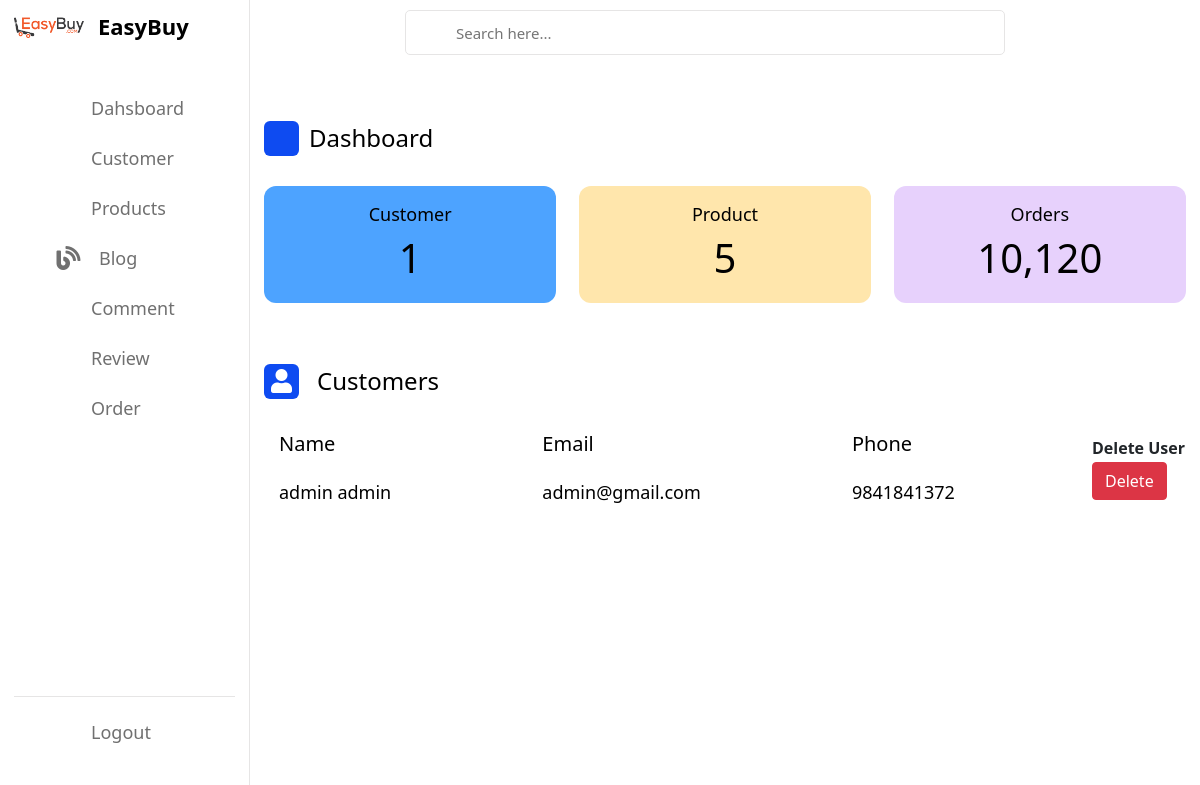
Page /home/view-customer on the earlier database version.
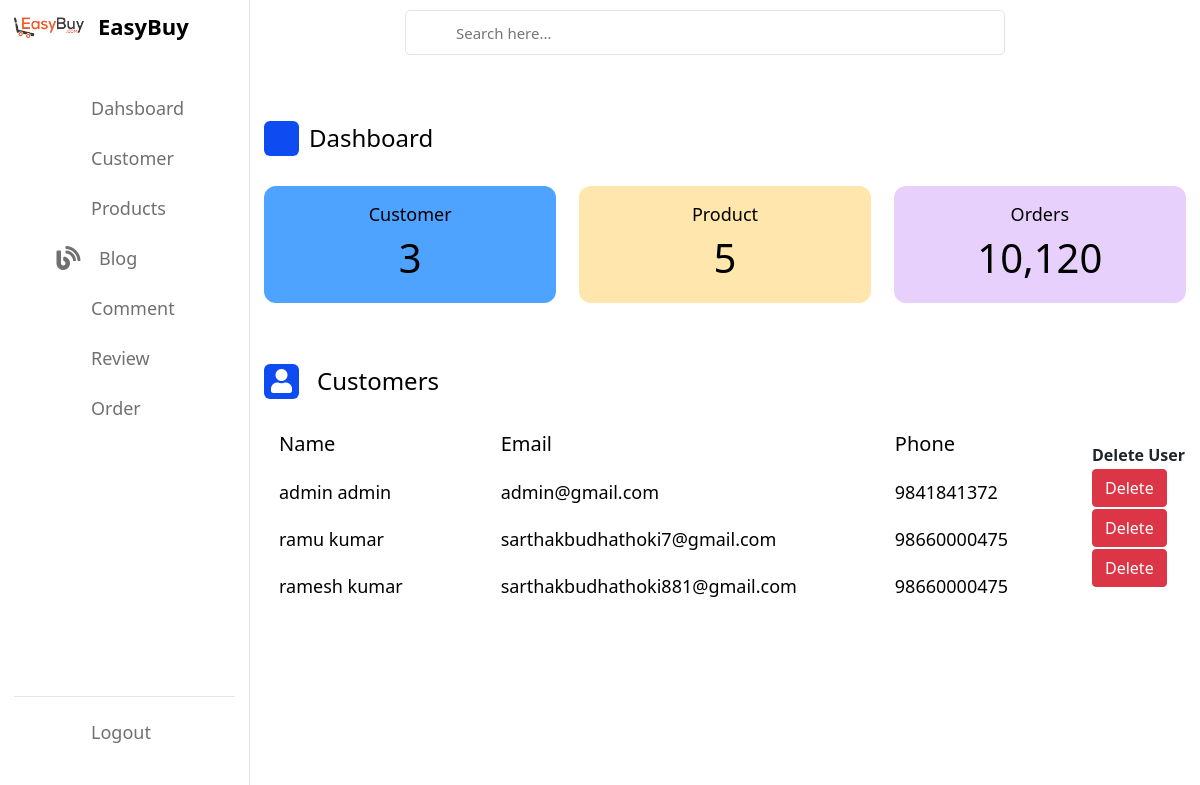
Same page on the later database version.
### Home/models.py (models this page shows, shortened)
class Customer(models.Model):
    id=models.AutoField(auto_created=True,primary_key=True)
    user = models.OneToOneField(User,null=True, on_delete=models.CASCADE)
    first_name = models.CharField(max_length=50)
    last_name = models.CharField(max_length=50)
    phone = models.CharField(max_length=15)
    email = models.EmailField()
    password = models.CharField(max_length=500)

### Home/views.py (the view)
# urls.py: path('view-customer', views.view_customer, name='view-customer'),
def view_customer(request):
    User = get_user_model()
    user_data = Customer.objects.all()
    usercount = Customer.objects.all().count()
    productcount = Product.objects.all().count()
    data = {
        'usercount':usercount,
        'productcount':productcount,
        'Customer':user_data
    }
    return render(request,'admin/view_customer.html',data)

### templates/admin/view_customer.html (shortened to what this page needs)
{% extends 'admin/admindashboard.html' %}
{% block content %}
{% load static %}
<div class="activity">
    <div class="title">
        <i class="fas fa-user me-2">    </i>
        <span class="text">Customers</span>
    </div>
    <div class="activity-data">
        <div class="data names">
            <span class="data-title">Name</span>
            {% for c in Customer %}
            <span class="data-list">{{c.first_name}} {{c.last_name}}</span>
            {% endfor %}
        </div>
        <div class="data email">
            <span class="data-title">Email</span>
            {% for c in Customer %}
            <span class="data-list">{{c.email}}</span>
            {% endfor %}
        </div>
        <div class="data joined">
            <span class="data-title">Phone</span>
            {% for c in Customer %}
            <span class="data-list">{{c.phone}}</span>
            {% endfor %}
        </div>
        <table>
            <thead>
                <tr>
                    <th>Delete User</th>
                </tr>
            </thead>
            {% for c in Customer %}
            <tr>
                <td><a class="btn btn-danger btn-xs" href="/delete_customer/{{c.id}}">Delete</a></td>
            {% endfor %}
            </tr>
        </table>
    </div>
</div>
</div>
{%endblock content%}

### templates/admin/admindashboard.html (shortened to what this page needs)
<!DOCTYPE html>
<html lang="en">
<head>
    <link href="https://cdn.jsdelivr.net/npm/bootstrap@5.0.0-beta3/dist/css/bootstrap.min.css" rel="stylesheet" />
    <link rel="stylesheet" href="https://cdnjs.cloudflare.com/ajax/libs/font-awesome/5.15.3/css/all.min.css" />
    <link rel="stylesheet" href="/static/css/admindashboard.css"/>
    <link rel="stylesheet" href="https://unicons.iconscout.com/release/v4.0.0/css/line.css">
</head>
<nav class="adminnav">
    <div class="logo-name">
        <div class="logo-image">
            <img src="static/images/logo.png" alt="">
        </div>
        <span class="logo_name">EasyBuy</span>
    </div>
    <div class="menu-items">
        <ul class="nav-links">
            <li><a href="{% url 'admindashboard' %}">
                <i class="uil uil-estate"></i>
                <span class="link-name">Dahsboard</span>
            </a></li>
            <li><a href={% url 'view-customer' %}>
                <i class="uil uil-user"></i>
                <span class="link-name">Customer</span>
            </a></li>
            <li><a href="{% url 'view-product' %}">
                <i class="uil uil-gift"></i>
                <span class="link-name">Products</span>
            </a></li>
            <li><a href="{% url 'view-blog' %}">
                <i class="fas fa-blog me-2"></i>
                <span class="link-name">Blog</span>
            </a></li>
            <li><a href="{% url 'view-comment' %}">
                <i class="uil uil-comments"></i>
                <span class="link-name">Comment</span>
            </a></li>
            <li><a href="{% url 'view-review' %}">
                <i class="uil uil-star"></i>
                <span class="link-name">Review</span>
            </a></li>
            <li><a href="#">
                <i class="uil uil-bookmark"></i>
                <span class="link-name">Order</span>
            </a></li>
        </ul>
        <ul class="logout-mode">
            <li><a href="#">
                <i class="uil uil-signout"></i>
                <span class="link-name">Logout</span>
            </a></li>
        </ul>
    </div>
</nav>
<section class="dashboard">
    <div class="top">
        <div class="search-box">
            <input type="text" placeholder="Search here...">
        </div>
    </div>
    <div class="dash-content">
        <div class="overview">
            <div class="title">
                <i class="uil uil-tachometer-fast-alt"></i>
                <span class="text">Dashboard</span>
            </div>
            <div class="boxes">
                <div class="box box1">
                    <span class="text">Customer</span>
                    <span class="number">{{usercount}}</span>
                </div>
                <div class="box box2">
                    <span class="text">Product</span>
                    <span class="number">{{ productcount }}</span>
                </div>
                <div class="box box3">
                    <span class="text">Orders</span>
                    <span class="number">10,120</span>
                </div>
            </div>
        </div>
        {% block content%} {%endblock content%}
</section>

### static/css/admindashboard.css (style rules this page uses)
:root { --primary-color: #0E4BF1; --panel-color: #FFF; --text-color: #000; --black-light-color: #707070; --border-color: #e6e5e5; --toggle-color: #DDD; --box1-color: #4DA3FF; --box2-color: #FFE6AC; --box3-color: #E7D1FC; --title-icon-color: #fff; --tran-05: all 0.5s ease; --tran-03: all 0.3s ease; --tran-03: all 0.2s ease; }
.adminnav { position: fixed; top: 0; left: 0; height: 100%; width: 250px; padding: 10px 14px; background-color: var(--panel-color); border-right: 1px solid var(--border-color); transition: var(--tran-05); }
.adminnav .logo-name { display: flex; align-items: center; }
.adminnav .logo-image { display: flex; justify-content: center; min-width: 45px; }
.adminnav .logo-image img { width: 70px; object-fit: cover; }
.adminnav .logo-name .logo_name { font-size: 22px; font-weight: 600; color: var(--text-color); margin-left: 14px; transition: var(--tran-05); }
.adminnav .menu-items { margin-top: 40px; height: calc(100% - 90px); display: flex; flex-direction: column; justify-content: space-between; }
.menu-items li { list-style: none; }
.menu-items li a { display: flex; align-items: center; height: 50px; text-decoration: none; position: relative; }
.menu-items li a i { font-size: 24px; min-width: 45px; height: 100%; display: flex; align-items: center; justify-content: center; color: var(--black-light-color); }
.menu-items li a .link-name { font-size: 18px; font-weight: 400; color: var(--black-light-color); transition: var(--tran-05); }
.menu-items .logout-mode { padding-top: 10px; border-top: 1px solid var(--border-color); }
.dashboard { position: relative; left: 250px; background-color: var(--panel-color); min-height: 100vh; width: calc(100% - 250px); padding: 10px 14px; transition: var(--tran-05); }
.dashboard .top { position: fixed; top: 0; left: 250px; display: flex; width: calc(100% - 250px); justify-content: space-between; align-items: center; padding: 10px 14px; background-color: var(--panel-color); transition: var(--tran-05); z-index: 10; }
.dashboard .top .search-box { position: relative; height: 45px; max-width: 600px; width: 100%; margin: 0 30px; }
.top .search-box input { position: absolute; border: 1px solid var(--border-color); background-color: var(--panel-color); padding: 0 25px 0 50px; border-radius: 5px; height: 100%; width: 100%; color: var(--text-color); font-size: 15px; font-weight: 400; outline: none; }
.dashboard .dash-content { padding-top: 50px; }
.dash-content .title { display: flex; align-items: center; margin: 60px 0 30px 0; }
.dash-content .title i { position: relative; height: 35px; width: 35px; background-color: var(--primary-color); border-radius: 6px; color: var(--title-icon-color); display: flex; align-items: center; justify-content: center; font-size: 24px; }
.dash-content .title .text { font-size: 24px; font-weight: 500; color: var(--text-color); margin-left: 10px; }
.dash-content .boxes { display: flex; align-items: center; justify-content: space-between; flex-wrap: wrap; }
.dash-content .boxes .box { display: flex; flex-direction: column; align-items: center; border-radius: 12px; width: calc(100% / 3 - 15px); padding: 15px 20px; background-color: var(--box1-color); transition: var(--tran-05); }
.boxes .box .text { white-space: nowrap; font-size: 18px; font-weight: 500; color: var(--text-color); }
.boxes .box .number { font-size: 40px; font-weight: 500; color: var(--text-color); }
.boxes .box.box2 { background-color: var(--box2-color); }
.boxes .box.box3 { background-color: var(--box3-color); }
.dash-content .activity .activity-data { display: flex; justify-content: space-between; align-items: center; width: 100%; }
.activity .activity-data { display: flex; }
.activity-data .data { display: flex; flex-direction: column; margin: 0 15px; }
.activity-data .data-title { font-size: 20px; font-weight: 500; color: var(--text-color); }
.activity-data .data .data-list { font-size: 18px; font-weight: 400; margin-top: 20px; white-space: nowrap; color: var(--text-color); }

Differences in the rows shown:
added Customer: first_name "ramu", last_name "kumar", email "sarthakbudhathoki7@gmail.com", phone "98660000475"
added Customer: first_name "ramesh", last_name "kumar", email "sarthakbudhathoki881@gmail.com", phone "98660000475"
Other differences:
{{ usercount }}: "1" → "3"
